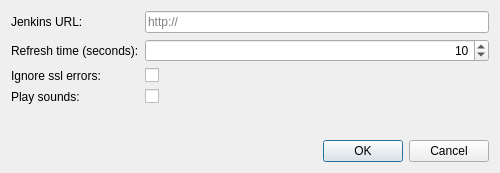
<?xml version="1.0" encoding="UTF-8"?>
<ui version="4.0">
 <class>ConfigurationWindow</class>
 <widget class="QDialog" name="ConfigurationWindow">
  <property name="geometry">
   <rect>
    <x>0</x>
    <y>0</y>
    <width>500</width>
    <height>173</height>
   </rect>
  </property>
  <property name="minimumSize">
   <size>
    <width>400</width>
    <height>0</height>
   </size>
  </property>
  <property name="windowTitle">
   <string>JenkinsTray configuration</string>
  </property>
  <layout class="QVBoxLayout" name="verticalLayout">
   <item>
    <layout class="QFormLayout" name="formLayout">
     <item row="0" column="0">
      <widget class="QLabel" name="urlLabel_">
       <property name="text">
        <string>Jenkins URL:</string>
       </property>
      </widget>
     </item>
     <item row="0" column="1">
      <widget class="QLineEdit" name="url_">
       <property name="placeholderText">
        <string>http://</string>
       </property>
      </widget>
     </item>
     <item row="1" column="0">
      <widget class="QLabel" name="refreshLabel_">
       <property name="text">
        <string>Refresh time (seconds):</string>
       </property>
      </widget>
     </item>
     <item row="1" column="1">
      <widget class="QSpinBox" name="refresh_">
       <property name="alignment">
        <set>Qt::AlignRight|Qt::AlignTrailing|Qt::AlignVCenter</set>
       </property>
       <property name="minimum">
        <number>1</number>
       </property>
       <property name="maximum">
        <number>3600</number>
       </property>
       <property name="value">
        <number>10</number>
       </property>
      </widget>
     </item>
     <item row="2" column="0">
      <widget class="QLabel" name="ignoreSslErrorsLabel_">
       <property name="text">
        <string>Ignore ssl errors:</string>
       </property>
      </widget>
     </item>
     <item row="2" column="1">
      <widget class="QCheckBox" name="ignoreSslErrors_">
       <property name="text">
        <string/>
       </property>
      </widget>
     </item>
     <item row="3" column="0">
      <widget class="QLabel" name="playSoundsLabel_">
       <property name="text">
        <string>Play sounds:</string>
       </property>
      </widget>
     </item>
     <item row="3" column="1">
      <widget class="QCheckBox" name="playSounds_">
       <property name="text">
        <string/>
       </property>
      </widget>
     </item>
    </layout>
   </item>
   <item>
    <widget class="QDialogButtonBox" name="buttonBox">
     <property name="orientation">
      <enum>Qt::Horizontal</enum>
     </property>
     <property name="standardButtons">
      <set>QDialogButtonBox::Cancel|QDialogButtonBox::Ok</set>
     </property>
    </widget>
   </item>
  </layout>
 </widget>
 <resources/>
 <connections>
  <connection>
   <sender>buttonBox</sender>
   <signal>accepted()</signal>
   <receiver>ConfigurationWindow</receiver>
   <slot>accept()</slot>
   <hints>
    <hint type="sourcelabel">
     <x>248</x>
     <y>254</y>
    </hint>
    <hint type="destinationlabel">
     <x>157</x>
     <y>274</y>
    </hint>
   </hints>
  </connection>
  <connection>
   <sender>buttonBox</sender>
   <signal>rejected()</signal>
   <receiver>ConfigurationWindow</receiver>
   <slot>reject()</slot>
   <hints>
    <hint type="sourcelabel">
     <x>316</x>
     <y>260</y>
    </hint>
    <hint type="destinationlabel">
     <x>286</x>
     <y>274</y>
    </hint>
   </hints>
  </connection>
 </connections>
</ui>
